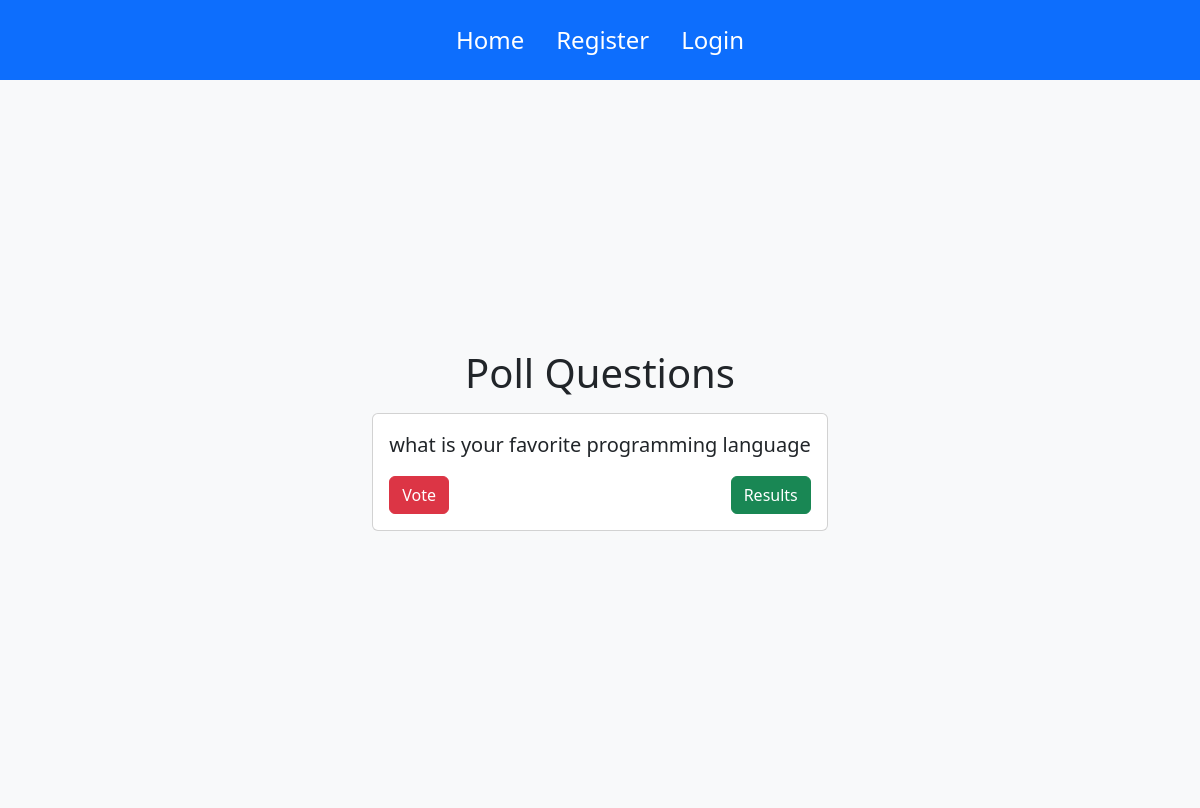
/, run on an earlier commit of the app's database.
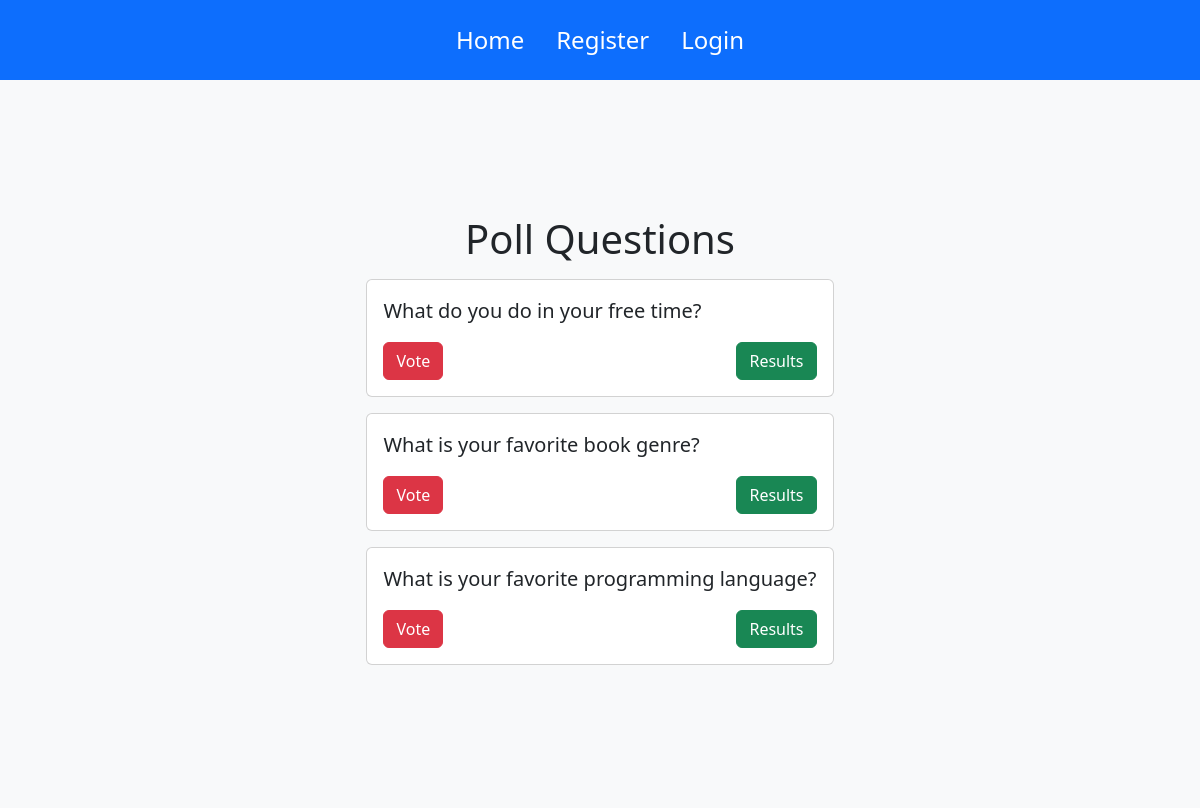
And on a later commit of the database.
### app/models.py (models this page shows, shortened)
class Question(models.Model):
  question = models.CharField(max_length = 200)
  published_date = models.DateTimeField('date published')

### app/views.py (the view)
# urls.py: path('',views.index, name = "index"),
def index(request):
  latest_questions = Question.objects.order_by('-published_date')[:5];
  context = {'latest_questions': latest_questions}
  return render(request, 'app/index.html',context)

### templates/app/index.html
{% extends 'base.html' %}
{%block content%}
  <h1 class="text-center mb-3">Poll Questions</h1>
  {% if latest_questions %}
   {% for question in latest_questions%}
    <div class = "card mb-3" >
      <div class="card-body">
        <p class="lead">{{ question.question }}
        </p>
        {%if user.is_authenticated %}
        <a href="{% url 'polls:detail' question.id %}" class="btn btn-danger btn-sn ">Vote</a>
        {%else%}
        <a href="{% url 'polls:login'  %}" class="btn btn-danger btn-sn ">Vote</a>
        {%endif%}
        <a href="{% url 'polls:results' question.id %}" class="btn btn-success btn-sn float-end">Results</a>
      </div>
    </div>
   {%endfor%}
  {%else %}
    <p>No questions available</p>
  {%endif%}
{%endblock%}

What changed in the data, as far as the page shows it:
added Question: question "What do you do in your free time?"
added Question: question "What is your favorite book genre?"
changed Question: question "what is your favorite programming language" → "What is your favorite programming language?"
